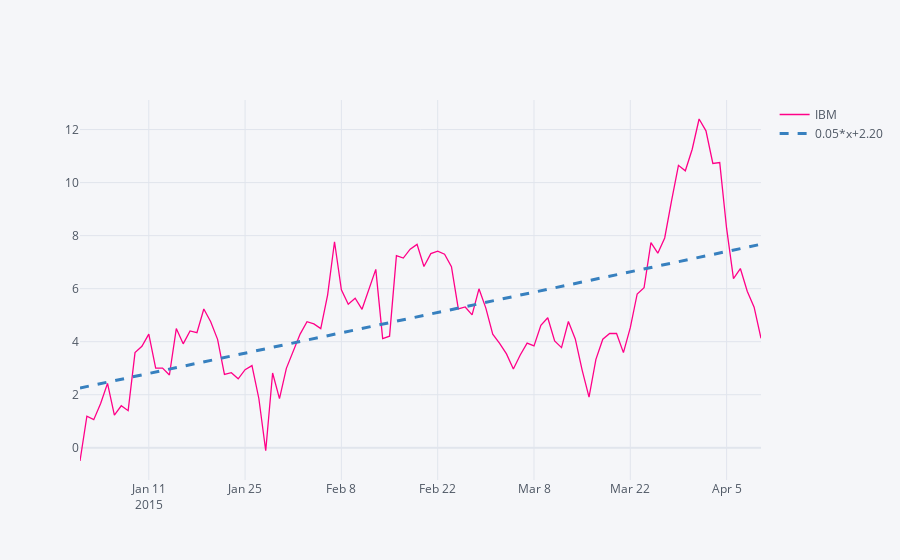

Source (notebook cell):
### Markdown cell above
### Customizing Colors

We can pass any color (either by Hex, RGB or Text *)  

*Text values are specified in the cufflinks.colors modules

### Code cell
df['IBM'].iplot(filename='IBM Returns - colors',bestfit=True,colors=['pink'],bestfit_colors=['blue'])
